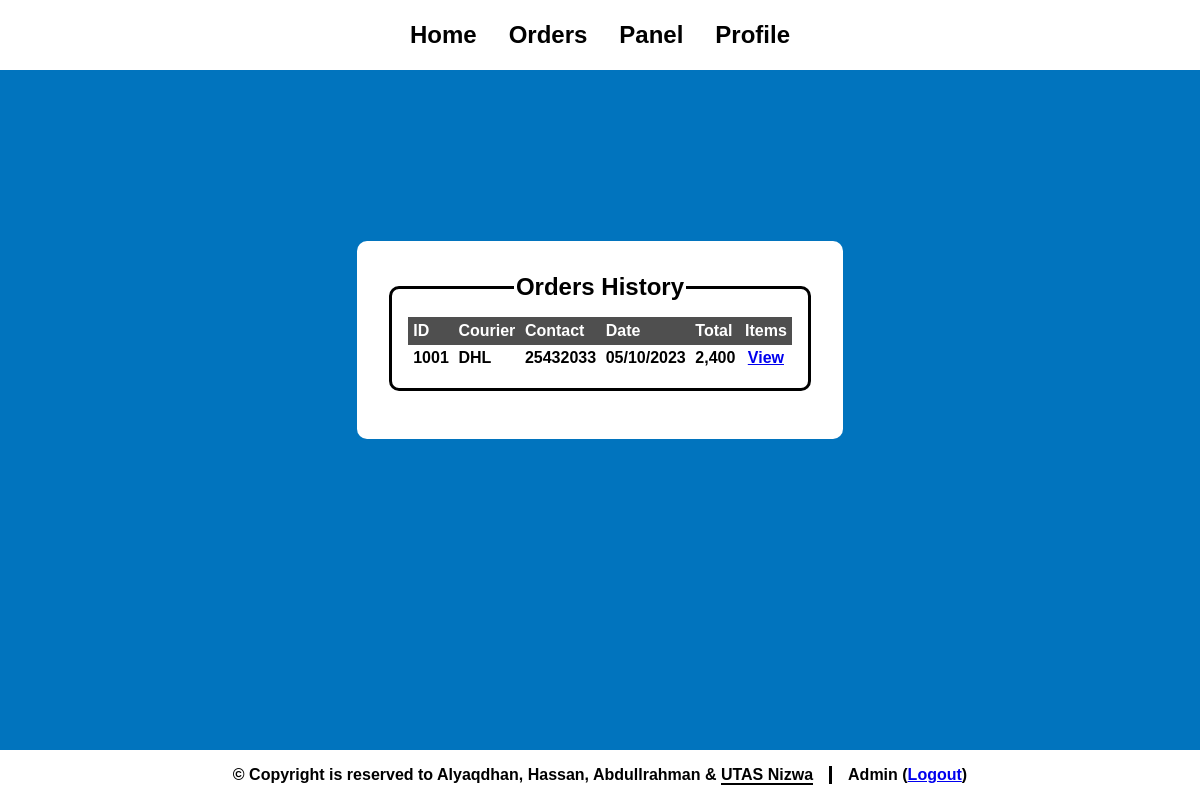
The app's page /order.php (signed in) with its own data.
### tables this page shows
CREATE TABLE `orders` (
  `orderId` int(11) NOT NULL COMMENT 'Order ID',
  `cId` int(10) NOT NULL COMMENT 'Customer ID (FK)',
  `dId` int(11) NOT NULL COMMENT 'Delivery ID (FK)',
  `orderDate` date NOT NULL COMMENT 'Order Date',
  `totalPrice` int(11) NOT NULL COMMENT 'Total Order Items Price'
);

CREATE TABLE `delivery` (
  `dId` int(11) NOT NULL COMMENT 'Delivery ID',
  `company_name` varchar(50) NOT NULL COMMENT 'Company Name',
  `dPhone` int(8) NOT NULL COMMENT 'Delivery Phone Number',
  `Active` varchar(10) NOT NULL DEFAULT 'active'
);

### library.php (called while the page is built, shortened)
<?php
function fdate($txt) {
    $date = explode("-", $txt);
    return ($date[2]."/".$date[1]."/".$date[0]);
}
?>

### order.php (the view, shortened to what this page needs)
<html>
    <head>
        <?php include('link.php'); ?>
    </head>
    <body>
        <?php
        include('header.php');
        include('connect.php');
        include('library.php');
        $query = "select * from orders where cId = {$_SESSION['CID']} order by orderId desc";
        $result = mysqli_query($conn, $query) or die("Error in query: <mark>$query</mark> <p>". mysqli_error($conn));
        if (mysqli_num_rows($result) == 0) {$hide = "style='display: none;'";}
        else {$hide = "";}
        ?>
        <div>
        <div class="wrapper">
            <div class="container manage">
                <?php echo "<fieldset $hide>"; ?>
                    <legend>Orders History</legend>
                    <table>
                        <tr>
                            <th>ID</th>
                            <th>Courier</th>
                            <th>Contact</th>
                            <th>Date</th>
                            <th>Total</th>
                            <th>Items</th>
                        </tr>
                        <?php
                        if (mysqli_num_rows($result) > 0) {
                            $line = 0;
                            while ($data = mysqli_fetch_assoc($result)) {
                                $name = mysqli_fetch_row(mysqli_query($conn, "select company_name from delivery where dId = {$data['dId']}"));
                                $phone = mysqli_fetch_row(mysqli_query($conn, "select dPhone from delivery where dId = {$data['dId']}"));
                                if ($line % 2 == 1) {$style = "style='background: var(--gray);'";}
                                else {$style = "";}
                                $line += 1;
                                echo "<tr $style>";
                                echo "<td> {$data['orderId']} </td>";
                                echo "<td>  {$name[0]} </td>";
                                echo "<td>  {$phone[0]} </td>";
                                echo "<td> ". fdate($data['orderDate']) ." </td>";
                                echo "<td>". number_format($data['totalPrice']) ."</td>";
                                echo "<td id='center'> <a href='orderView.php?oid={$data['orderId']}'> View </a> </td>";
                                echo "</tr>";
                            }
                        }
                        ?>
                    </table>
                </fieldset>
            </div>
        </div>
        </div>
        <?php include('footer.php'); ?>
    </body>
</html>

### style.css (style rules this page uses)
:root { color-scheme: light; --primary: #ffb300; --secondary: #0174Be; --accent: #006caf; --white: white; --black: black; --gray: lightgray; --red: red; --shadow: black; --fw-regular: 400; --fw-bold: 700; --fs-small: 0.5rem; --fs-normal: 1rem; --fs-large: 1.5rem; --br: 10px; background: var(--secondary); font-family: sans-serif; }
* { transition: 200ms ease-in-out; }
a, input[type="checkbox"] { transition-property: background; }
html { scroll-behavior: smooth; -webkit-tap-highlight-color: transparent; }
body { margin: 0; height: 100%; display: flex; flex-direction: column; }
div:has(.wrapper, .form) { margin: auto; width: 100%; }
.wrapper { overflow-x: auto; }
.container { width: fit-content; margin: auto; margin-block: 2rem; padding: 2rem; background: var(--white); border-radius: var(--br); }
fieldset { border-radius: var(--br); border: solid 3px var(--black); padding: 1rem; display: flex; flex-direction: column; }
legend { font-size: var(--fs-large); font-weight: var(--fw-bold); text-align: center; }
.manage * { font-weight: var(--fw-bold); }
.manage fieldset { max-height: 24rem; overflow-y: auto; margin-bottom: 1rem; width: fit-content; margin-inline: auto; }
.manage fieldset table { border-collapse: collapse; }
.manage fieldset table, .manage fieldset th, .manage fieldset td { text-align: left; padding: .3rem; }
.manage fieldset table tr:first-child { background: color-mix(in srgb, var(--gray) 60%, var(--black) 100%); color: var(--white); position: sticky; top: -1rem; z-index: 5; }
.manage fieldset #center { text-align: center; }

### records on screen
orders: orderId "1001", dId.company_name "DHL", dId.dPhone "25432033", orderDate "05/10/2023", totalPrice "2,400"

### other values on screen
$name "Admin"
